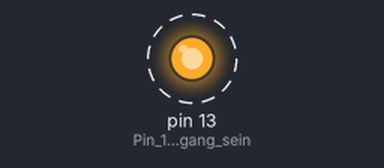
A sketch run on a simulated Arduino Uno, built with avr-gcc and run on an emulated ATmega328P. Shown: output pins drawn as LEDs (lit = HIGH). Dashed ring = blinking.

Above: at 1.0 s.
Timing chart, 0 to 5.1 s (numbered marks = the images above):
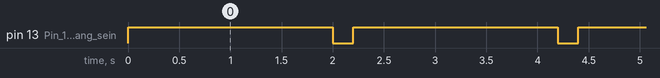

Measured:
- by itself, pin 13 (Pin_13_soll_Ausgang_sein): alternates HIGH for 2.0 s and LOW for 0.20 s

The sketch:

BB_20170430_LED13_blinkt.ino
```cpp
/*
 * Programm um über den Wert von Pin 13 die interne LED am
 * Arduino Uno zum Blinken zu bringen
 *
 * ursprünglich aus den Beispielen der IDE
 */


void setup() {
  pinMode(13, OUTPUT);   // Pin 13 soll Ausgang sein
  pinMode(12, INPUT);    // Pin 12 soll ein Eingang sein
}


void loop() {
  digitalWrite(13, HIGH);  //LED an
  delay(2000);             // warte 2000ms
  digitalWrite(13, LOW);   //LED aus
  delay(200);              // warte 200ms
}
```
